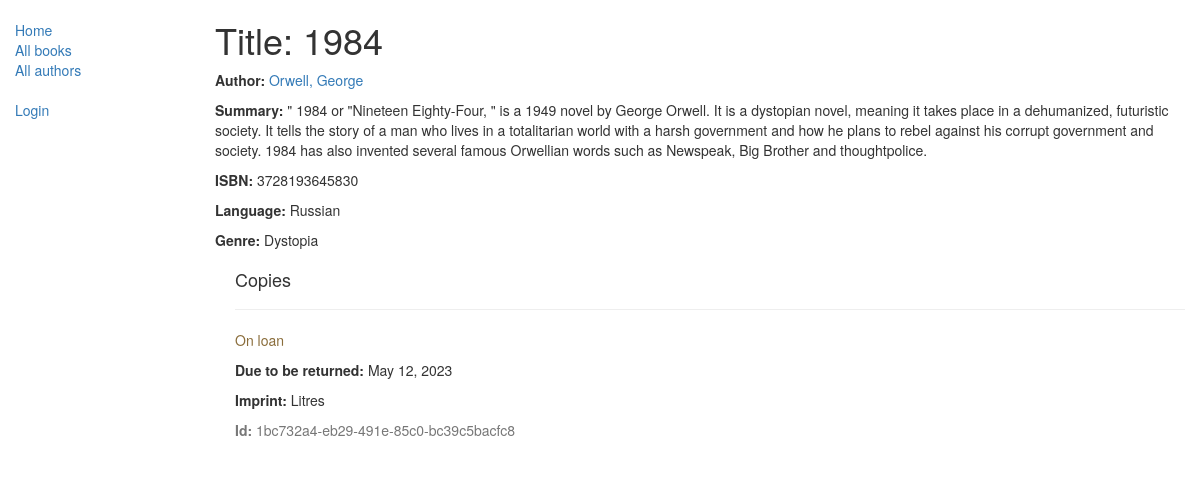
The app's page /catalog/book/7 with its own data.
### catalog/models.py (models this page shows, shortened)
class Book(models.Model):
    title = models.CharField(max_length=200)
    author = models.ForeignKey('Author', on_delete=models.SET_NULL, null=True)
    summary = models.TextField(max_length=1000, help_text="Enter a brief description of the book")
    isbn = models.CharField('ISBN', max_length=13,
                            unique=True,
                            help_text='13 Character <a href="https://www.isbn-international.org/content/what-isbn'
                                      '">ISBN number</a>')
    genre = models.ManyToManyField(Genre, help_text="Select a genre for this book")
    language = models.ForeignKey('Language', on_delete=models.SET_NULL, null=True)
    class Meta:
        ordering = ['title', 'author']
    def display_genre(self):
        return ', '.join([genre.name for genre in self.genre.all()[:3]])
    display_genre.short_description = 'Genre'

class Author(models.Model):
    first_name = models.CharField(max_length=100)
    last_name = models.CharField(max_length=100)
    date_of_birth = models.DateField(null=True, blank=True)
    date_of_death = models.DateField('died', null=True, blank=True)
    class Meta:
        ordering = ['last_name', 'first_name']
    def __str__(self):
        return '{0}, {1}'.format(self.last_name, self.first_name)

class Language(models.Model):
    name = models.CharField(max_length=200,
                            help_text="Enter the book's natural language (e.g. English, French, Japanese etc.)")
    def __str__(self):
        return self.name

class Genre(models.Model):
    name = models.CharField(
        max_length=200,
        help_text="Enter a book genre (e.g. Science Fiction, French Poetry etc.)"
    )
    def __str__(self):
        return self.name

class BookInstance(models.Model):
    id = models.UUIDField(primary_key=True, default=uuid.uuid4,
                          help_text="Unique ID for this particular book across whole library")
    book = models.ForeignKey('Book', on_delete=models.RESTRICT, null=True)
    imprint = models.CharField(max_length=200)
    due_back = models.DateField(null=True, blank=True)
    borrower = models.ForeignKey(User, on_delete=models.SET_NULL, null=True, blank=True)
    LOAN_STATUS = (
        ('d', 'Maintenance'),
        ('o', 'On loan'),
        ('a', 'Available'),
        ('r', 'Reserved'),
    )
    status = models.CharField(
        max_length=1,
        choices=LOAN_STATUS,
        blank=True,
        default='d',
        help_text='Book availability')
    class Meta:
        ordering = ['due_back']
        permissions = (("can_mark_returned", "Set book as returned"),)

### catalog/views.py (the view)
# urls.py: re_path(r'^book/(?P<pk>\d+)$', views.BookDetailView.as_view(), name='book-detail'),
class BookDetailView(generic.DetailView):
    model = Book

### catalog/templates/catalog/book_detail.html
{% extends "base_generic.html" %}
{% block content %}
  <h1>Title: {{ book.title }}</h1>
  <p><strong>Author:</strong> <a href="{% url 'author-detail' book.author.pk %}">{{ book.author }}</a></p>
  <p><strong>Summary:</strong> {{ book.summary }}</p>
  <p><strong>ISBN:</strong> {{ book.isbn }}</p>
  <p><strong>Language:</strong> {{ book.language }}</p>
  <p><strong>Genre:</strong> {% for genre in book.genre.all %} {{ genre }}{% if not forloop.last %}, {% endif %}{% endfor %}</p>
  <div style="margin-left:20px;margin-top:20px">
    <h4>Copies</h4>
    {% for copy in book.bookinstance_set.all %}
    <hr>
    <p class="{% if copy.status == 'a' %}text-success{% elif copy.status == 'd' %}text-danger{% else %}text-warning{% endif %}">{{ copy.get_status_display }}</p>
    {% if copy.status != 'a' %}<p><strong>Due to be returned:</strong> {{copy.due_back}}</p>{% endif %}
    <p><strong>Imprint:</strong> {{copy.imprint}}</p>
    <p class="text-muted"><strong>Id:</strong> {{copy.id}}</p>
    {% endfor %}
  </div>
{% endblock %}

### records on screen
Book: title "1984", author "Orwell, George", summary "\" 1984 or \"Nineteen Eighty-Four, \" is a 1949 novel by George Orwell. It is a dystopian novel, meaning it takes place in a dehumanized, futuristic society. It tells the story of a man who lives in a totalitarian world with a harsh government and how he plans to rebel against his corrupt government and society. 1984 has also invented several famous Orwellian words such as Newspeak, Big Brother and thoughtpolice.", isbn "3728193645830", language "Russian"
Genre: name "Dystopia"
BookInstance: status "On loan", due_back "May 12, 2023", imprint "Litres", id "1bc732a4-eb29-491e-85c0-bc39c5bacfc8"
